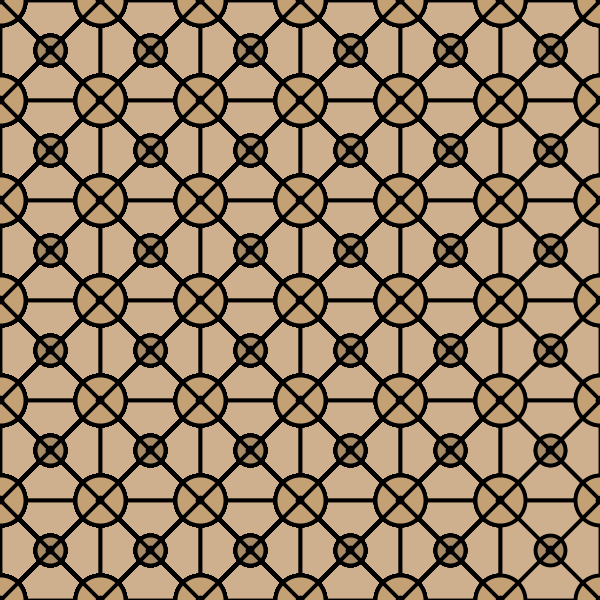
Frame 1 (no input)
Frame 60 (the mouse pressed at the canvas centre just before this capture): identical to frame 1, image omitted
Frame 120 (the mouse held since frame 60 and released just before this capture): identical to frame 1, image omitted

The Processing sketch that drew this single still picture (run headless with seeded random() and noise(); from frame 60 on, the mouse is pressed at the canvas centre):

// Processing sketch: Assignment1
// ── Assignment1.pde
int rows = 6;
int cols = 6;

int stepx;
int stepy;

void setup() {
  background(255);
  size(600, 600);
 
  strokeWeight(random(6));
  stepx = (width/cols);
  stepy = (height/rows);
  
}

void draw() {
 


// drawing the 6 by 6 grid.
  for (int i= 0; i < cols; i++) {
    for (int j= 0; j < rows; j++) {

     
      fill(206, 176, 142);
      rect(i*stepx, j*stepy, stepx, stepy);



//draws the bigger circles. 
      for (int a1= 0; a1 <= 600; a1= a1 + 100) {
        for (int a2= 0; a2 <= 600; a2 = a2 +100) {

          fill(196, 160, 117);
          ellipse(a1, a2, 50, 50);
        }
      }

//draws the smaller circles. 
      for (int h1= 50; h1 <= 600; h1= h1 + 100) {
        for (int h2= 50; h2 <= 600; h2 = h2 +100) {


          fill(167, 139, 103);
          ellipse(h1, h2, 30, 30);
          
       //   frameRate(1);
        }
      }

// draws the smallest circle in small  circle.
      for (int b1= 50; b1 <= 600; b1= b1 + 100) {
        for (int b2= 50; b2 <= 600; b2 = b2 +100) {


          fill(167, 139, 103);
          ellipse(b1, b2, 5, 5);
        }
      }
//draws the smallest circle in the bigger circle

      for (int c1= 0; c1 <= 600; c1= c1 + 100) {
        for (int c2= 0; c2 <= 600; c2 = c2 +100) {

          fill(196, 160, 117);
          ellipse(c1, c2, 5, 5);
        }
      }
// line 67-93 draws line diagonal accross the grid.
          line(0,0,600,600);
          line(100, 0, 600, 500);
          line(200, 0, 600, 400);
          line(300, 0, 600, 300);
          line(400, 0, 600, 200);
          line(500, 0, 600, 100);



          line(0, 100, 500, 600);
          line(0, 200, 400, 600);
          line(0, 300, 300, 600);
          line(0, 400, 200, 600);
          line(0, 500, 100, 600);


          line(0, 100, 100, 0);
          line(0, 200, 200, 0);
          line(0, 300, 300, 0);
          line(0, 400, 400, 0);
          line(0, 500, 500, 0);
          line(0, 600, 600, 0);
          line(100, 600, 600, 100);
          line(200, 600, 600, 200);
          line(300, 600, 600, 300);
          line(400, 600, 600, 400);
          line(500, 600, 600, 500);
          noFill();
        }
      }
      save("assignment.png");
    }
    
